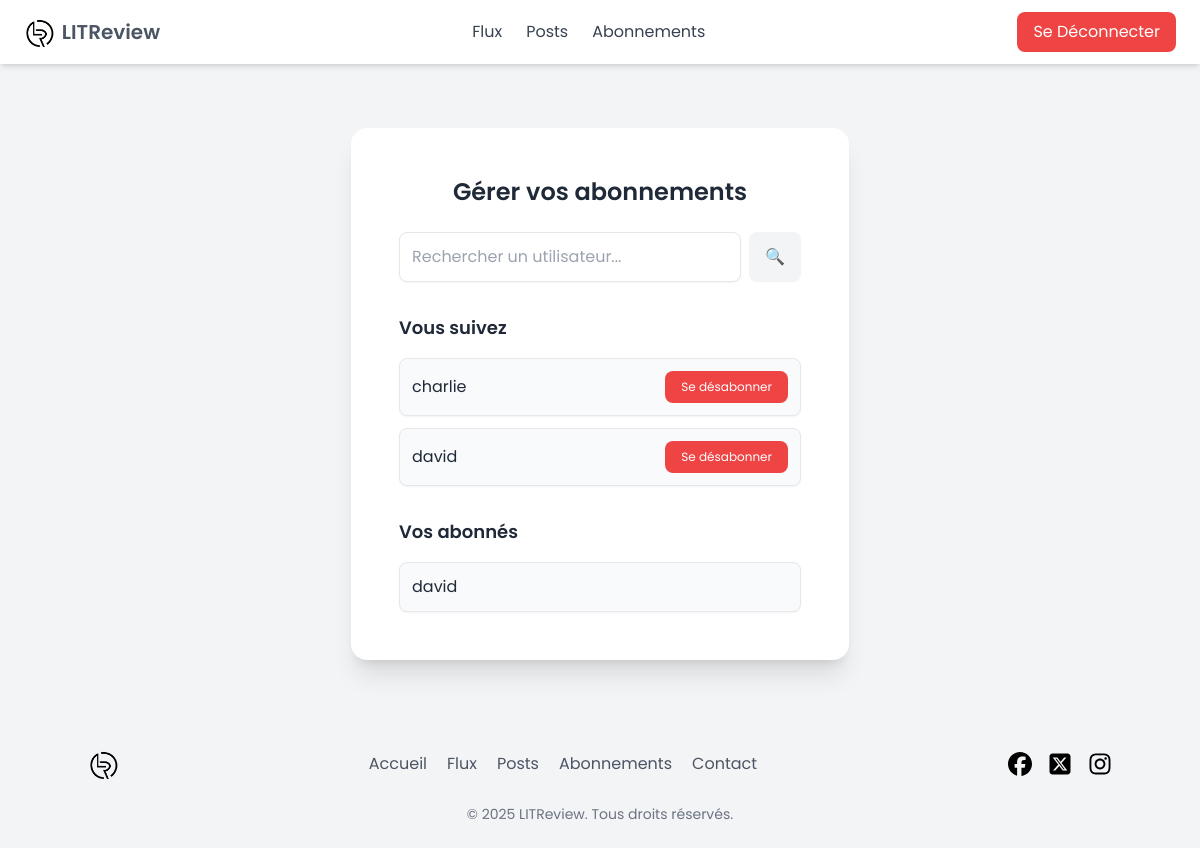
The app's page /follow/ (signed in), older data.
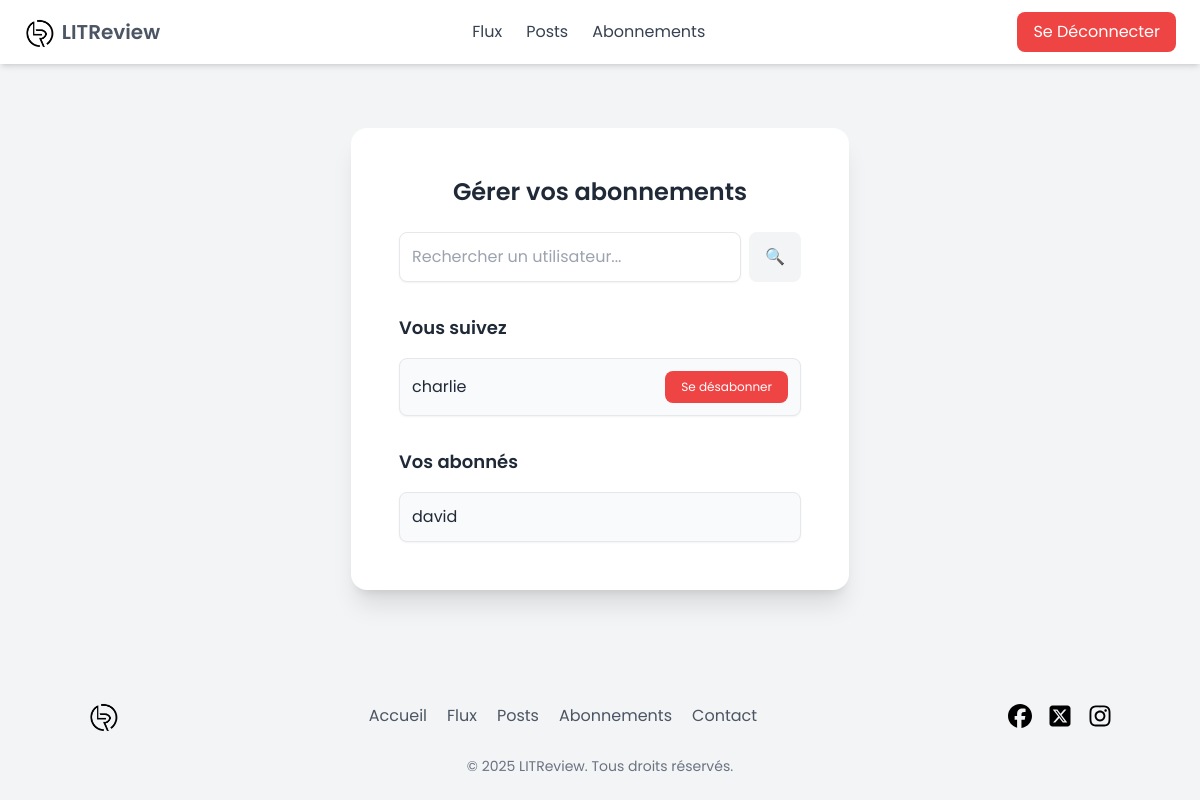
The same page, newer data.
### listings/models.py (models this page shows, shortened)
class UserFollows(models.Model):
    user = models.ForeignKey(
        settings.AUTH_USER_MODEL,
        on_delete=models.CASCADE,
        related_name="following"
    )
    followed_user = models.ForeignKey(
        settings.AUTH_USER_MODEL,
        on_delete=models.CASCADE,
        related_name="followed_by"
    )
    class Meta:
        unique_together = ('user', 'followed_user')

class User(AbstractBaseUser):
    username = models.CharField(
        max_length=150,
        unique=True  # Vérification dans la base de données
    )
    date_joined = models.DateTimeField(auto_now_add=True)
    is_active = models.BooleanField(default=True)
    is_staff = models.BooleanField(default=False)
    is_superuser = models.BooleanField(default=False)
    objects = CustomUserManager()
    USERNAME_FIELD = "username"  # Plus besoin d'email ici
    REQUIRED_FIELDS = []  # Supprime l'email des champs obligatoires

### listings/views.py (the view, shortened to what this page needs)
# urls.py: path("follow/", follow_view, name="follow_view"),
@login_required
def follow_view(request):
    query = request.GET.get('search', '')
    following = UserFollows.objects.filter(user=request.user).select_related("followed_user")
    followers = UserFollows.objects.filter(followed_user=request.user).select_related("user")
    search_results = User.objects.exclude(id=request.user.id).filter(username__icontains=query) if query else []
    return render(request, "follow.html", {
        "following": following,
        "followers": followers,
        "search_results": search_results,
        "query": query
    })

### templates/follow.html (shortened to what this page needs)
{% extends "base.html" %}
{% load static %}
{% block content %}
<div class="max-w-4xl w-full mx-auto mt-10 bg-white p-8 rounded-2xl shadow-xl md:p-10 lg:p-12">
    <h2 class="text-2xl font-semibold text-center text-gray-800">Gérer vos abonnements</h2>
    <form method="GET" class="mt-6 flex space-x-2">
        <input type="text" name="search" value="{{ query }}" placeholder="Rechercher un utilisateur..."
               class="flex-1 p-3 border rounded-lg focus:outline-none focus:ring-2 focus:ring-blue-500 shadow-sm">
        <button type="submit"
                class="px-4 py-3 bg-gray-100 text-white rounded-lg hover:bg-gray-200 transition">
            🔍
        </button>
    </form>
    <h3 class="mt-8 text-lg font-semibold text-gray-800">Vous suivez</h3>
    <ul class="mt-4 space-y-3">
        {% for follow in following %}
            <li class="flex justify-between items-center p-3 bg-gray-50 border rounded-lg shadow-sm">
                <span class="text-gray-800">{{ follow.followed_user.username }}</span>
                <form method="post">
                    <button type="submit" name="action" value="unfollow"
                            class="bg-red-500 text-white text-xs px-4 py-2 rounded-lg hover:bg-red-600 transition">
                        Se désabonner
                    </button>
                </form>
            </li>
        {% endfor %}
    </ul>
    <h3 class="mt-8 text-lg font-semibold text-gray-800">Vos abonnés</h3>
    <ul class="mt-4 space-y-3">
        {% for follow in followers %}
            <li class="p-3 bg-gray-50 border rounded-lg shadow-sm text-gray-800">
                {{ follow.user.username }}
            </li>
        {% endfor %}
    </ul>
</div>
{% endblock %}

### templates/base.html (shortened to what this page needs)
{% load static %}
<!DOCTYPE html>
<html lang="fr">
<head>
    <script src="https://cdn.tailwindcss.com"></script>
    <link rel="stylesheet" href="{% static 'listings/style.css' %}">
</head>
<body class="text-gray-800 flex flex-col min-h-screen">
    {% include "navbar.html" %}
    <main class="flex-grow  mx-auto max-w-4xl px-4 py-6 ">
        {% block content %}{% endblock %}
    </main>
    {% include "footer.html" %}
</body>
</html>

### templates/navbar.html (shortened to what this page needs)
{% load static %}
<nav class="bg-white shadow-md py-3 px-6 flex items-center justify-between">
<a href="{% url 'index' %}" class="text-xl font-semibold text-gray-600 flex items-center space-x-2">
    <img src="{% static 'logo.png' %}" alt="Logo LITReview" class="h-8 w-30">
    <span>LITReview</span>
</a>
    {% if user.is_authenticated %}
        <div class="hidden md:flex space-x-6">
            <a href="{% url 'flux' %}" class="text-gray-700 hover:text-blue-500 transition">Flux</a>
            <a href="{% url 'posts' %}" class="text-gray-700 hover:text-blue-500 transition">Posts</a>
            <a href="{% url 'follow_view' %}" class="text-gray-700 hover:text-blue-500 transition">Abonnements</a>
        </div>
        <a href="{% url 'logout' %}" class="hidden md:inline-block bg-red-500 text-white px-4 py-2 rounded-lg hover:bg-red-600 transition">
            Se Déconnecter
        </a>
    {% endif %}
</nav>

### templates/footer.html
{% load static %}
<footer class="bg-gray-100 py-6 px-4 mt-10">
    <div class="container mx-auto flex flex-col md:flex-row justify-between items-center space-y-4 md:space-y-0">
        <a href="{% url 'index' %}" class="text-lg font-semibold text-blue-600 flex items-center space-x-2">
           <img src="{% static 'logo.png' %}" alt="Logo LITReview" class="h-8 w-30">
        </a>
        <nav class="flex space-x-5">
            <a href="#" class="text-gray-600 hover:text-blue-500 transition">Accueil</a>
            <a href="#" class="text-gray-600 hover:text-blue-500 transition">Flux</a>
            <a href="#" class="text-gray-600 hover:text-blue-500 transition">Posts</a>
            <a href="#" class="text-gray-600 hover:text-blue-500 transition">Abonnements</a>
            <a href="#" class="text-gray-600 hover:text-blue-500 transition">Contact</a>
        </nav>
        <div class="flex space-x-4">
            <a href="#" class="w-6 h-6">
                <img src="{% static 'icons/facebook.svg' %}" alt="Facebook" class="w-full h-full">
            </a>
            <a href="#" class="w-6 h-6">
                <img src="{% static 'icons/x.svg' %}" alt="Twitter" class="w-full h-full">
            </a>
            <a href="#" class="w-6 h-6">
                <img src="{% static 'icons/instagram.svg' %}" alt="Instagram" class="w-full h-full">
            </a>
        </div>
    </div>
    <p class="text-center text-gray-500 text-sm mt-6">&copy; 2025 LITReview. Tous droits réservés.</p>
</footer>

### listings/static/listings/style.css (style rules this page uses)
* { margin: 0; padding: 0; box-sizing: border-box; font-family: 'Poppins', sans-serif; }
html, body { height: 100%; margin: 0; padding: 0; display: flex; flex-direction: column; background-color: #F3F4F6; color: #1E3A8A; }

Row changes from the older to the newer data that the page shows:
removed UserFollows: followed_user.username "david", shown under "Vous suivez"
